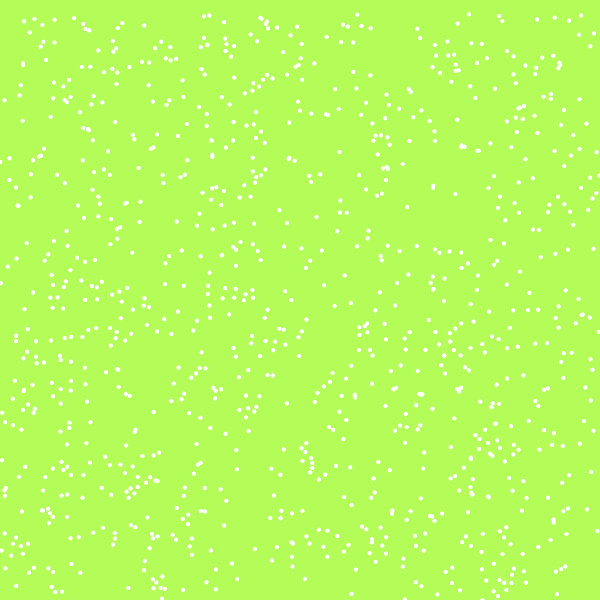
Frame 1 (no input)
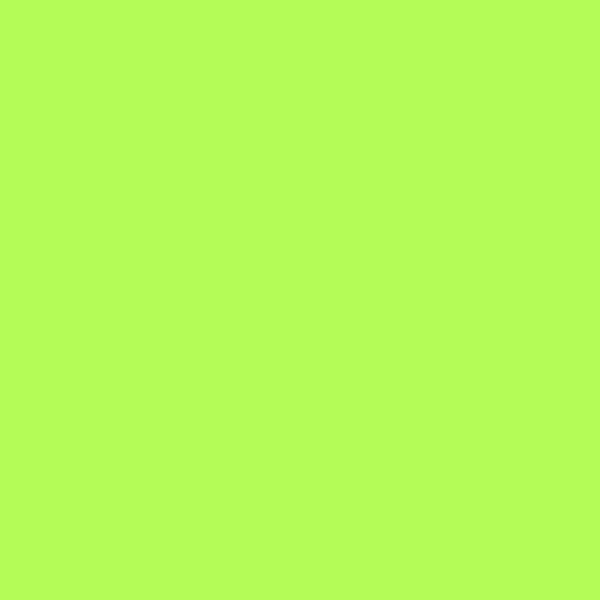
Frame 60 (the mouse pressed at the canvas centre just before this capture)
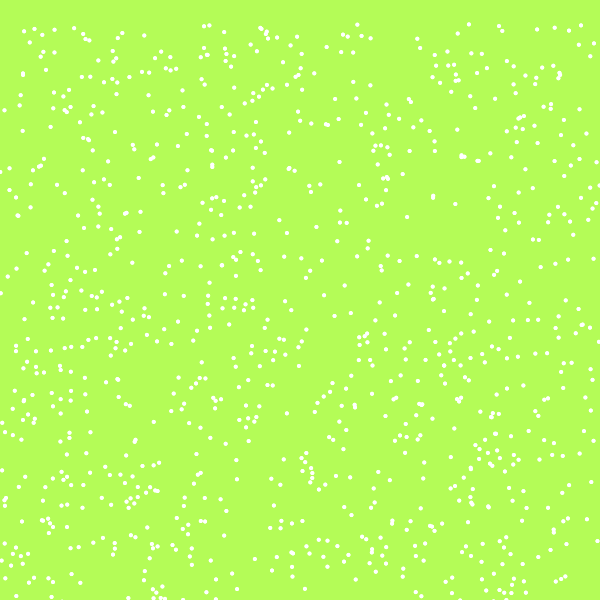
Frame 120 (the mouse held since frame 60 and released just before this capture)

The Processing sketch that drew these frames (run headless with seeded random() and noise(); from frame 60 on, the mouse is pressed at the canvas centre):

// Processing sketch: processing_33745
// ── processing_33745.pde

//float circlex 
float yPos = 0; 
float vel = 10; 
int numCircles = 1000;
//b/c we are drawing many circles we want to create an array of differnt circles
float [] circleX = new float [numCircles]; 
float [] circleY = new float [numCircles]; 
int rad = 4; 




void setup(){
  size(600,600); 
  smooth(); 
  noStroke(); 
  frameRate(30);
 
 fill(255,255,255); 
 for(int i = 0; i<numCircles; i++){
   circleX[i] = random(yPos, 600); 
   circleY[i] = random(yPos+rad, 600); 
 }
  
}


void draw(){
  background(180,252,87);
   bounce(); 
   make(); 
  
  
  for(int i= 0; i< numCircles; i++){
  ellipse(circleX[i],yPos+circleY[i],rad,rad); 
  }
}

void make(){
 for(int i= 0; i< numCircles; i++){
  ellipse(circleX[i],yPos+circleY[i],rad,rad); 
  }

}


void bounce(){
  
     yPos += vel;
    if(yPos< 0 || yPos > height){
    vel*= -1; 
    }
    
}
